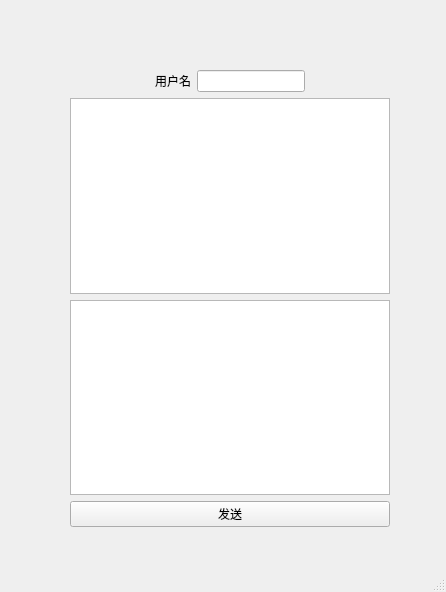
<?xml version="1.0" encoding="UTF-8"?>
<ui version="4.0">
 <class>MainWindow</class>
 <widget class="QMainWindow" name="MainWindow">
  <property name="geometry">
   <rect>
    <x>0</x>
    <y>0</y>
    <width>446</width>
    <height>592</height>
   </rect>
  </property>
  <property name="windowTitle">
   <string>MainWindow</string>
  </property>
  <widget class="QWidget" name="centralwidget">
   <widget class="QWidget" name="">
    <property name="geometry">
     <rect>
      <x>70</x>
      <y>70</y>
      <width>320</width>
      <height>457</height>
     </rect>
    </property>
    <layout class="QVBoxLayout" name="verticalLayout_2">
     <item>
      <layout class="QVBoxLayout" name="verticalLayout">
       <item>
        <layout class="QHBoxLayout" name="horizontalLayout">
         <item>
          <spacer name="horizontalSpacer">
           <property name="orientation">
            <enum>Qt::Horizontal</enum>
           </property>
           <property name="sizeHint" stdset="0">
            <size>
             <width>40</width>
             <height>20</height>
            </size>
           </property>
          </spacer>
         </item>
         <item>
          <widget class="QLabel" name="label">
           <property name="text">
            <string>用户名</string>
           </property>
          </widget>
         </item>
         <item>
          <widget class="QLineEdit" name="UserNameEdit"/>
         </item>
         <item>
          <spacer name="horizontalSpacer_2">
           <property name="orientation">
            <enum>Qt::Horizontal</enum>
           </property>
           <property name="sizeHint" stdset="0">
            <size>
             <width>40</width>
             <height>20</height>
            </size>
           </property>
          </spacer>
         </item>
        </layout>
       </item>
       <item>
        <widget class="QTextBrowser" name="textBrowser"/>
       </item>
       <item>
        <widget class="QTextEdit" name="MessageEdit"/>
       </item>
      </layout>
     </item>
     <item>
      <widget class="QPushButton" name="SendPushButton">
       <property name="text">
        <string>发送</string>
       </property>
      </widget>
     </item>
    </layout>
   </widget>
  </widget>
  <widget class="QMenuBar" name="menubar">
   <property name="geometry">
    <rect>
     <x>0</x>
     <y>0</y>
     <width>446</width>
     <height>26</height>
    </rect>
   </property>
  </widget>
  <widget class="QStatusBar" name="statusbar"/>
 </widget>
 <resources/>
 <connections/>
</ui>
